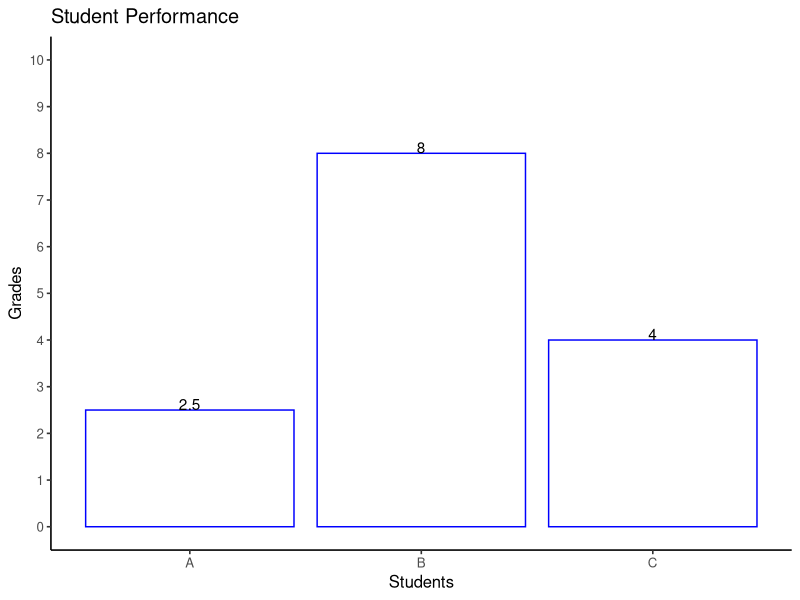
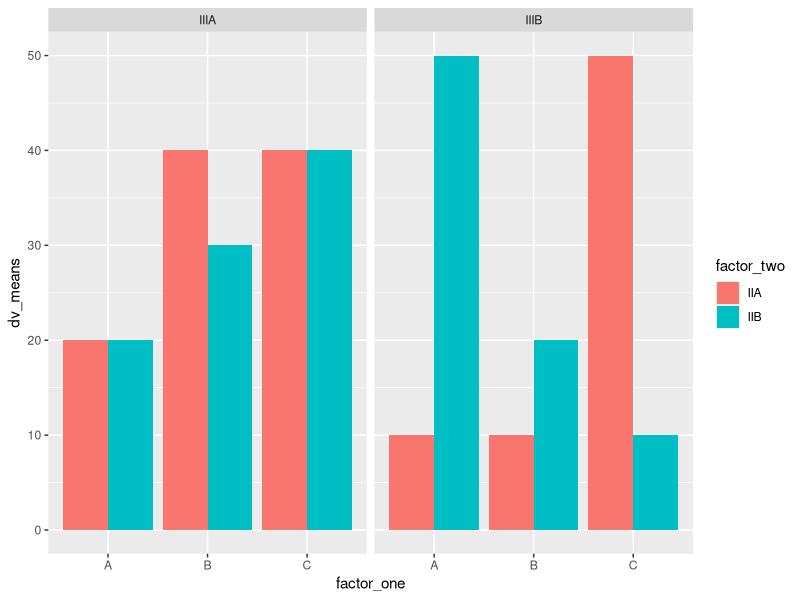

R code for these plots, in order: (Note: this script raises an error after producing the figures.)
## ---- chunk 1
##Make vectors before, then tibble, then GGPLOT
library(tidyverse)

grades <- c(2.5, 8, 4)
students <- c("A" , "B", "C")
student_performance <- tibble(grades, students)

# alternate Syntax

student_performance2 <- tibble(
  grades = c(2.5, 8, 4),
  students =c("A","B","C")
 
)
#this has a Y limiter
ggplot(data=student_performance, aes(x=students, y=grades))+
  geom_bar(stat= "identity", fill = "white" , color = "blue")+
  scale_y_continuous(breaks = 0:10,limits = c(0,10))+
  theme_classic(base_size = 12) +
  geom_text(label = grades, position = position_dodge(width =.9) , vjust = .001)+
  xlab("Students")+
  ylab("Grades")+
  ggtitle("Student Performance")

## ---- chunk 2
factor_one <- rep(rep(as.factor(c("A", "B", "C")), 2), 2)
factor_two <- rep(rep(as.factor(c("IIA", "IIB")), 3), 2)
factor_three <- rep(as.factor(c("IIIA", "IIIB")), each = 6)
dv_means <- c(20, 30, 40, 20, 40, 40,
          	10, 20, 50, 50, 10, 10)
dv_SEs   <- c(4, 3.4, 4, 3, 2, 4,
          	1, 2, 1, 2, 3, 2)
plot_df <- data.frame(factor_one,
                  	factor_two,
                  	factor_three,
                  	dv_means,
                  	dv_SEs)

# basic bar graph

ggplot(plot_df,
   	aes(
     	x = factor_one,
     	y = dv_means,
     	group = factor_two,
     	fill = factor_two
   	)) +
  geom_bar(stat = "identity", position = "dodge") +
  facet_wrap( ~ factor_three)
## ---- chunk 3
#load libraries
library(tidyverse)

#load the data
review_data <- rio::import("review_data.csv")

## ---- chunk 4
#Get number of reviews per year

reviews_by_year <- review_data %>%
  group_by(year) %>%
  summarize(counts = n())

#ggplot(data = reviews_by_year, mapping = aes(x=year, y=counts))
#ggplot(reviews_by_year, aes(x=year, y=counts))

# plot
ggplot(data = reviews_by_year, mapping = aes(x=year, y=counts))+
  geom_bar(stat= "identity",fill="white",color="black")+
  scale_x_continuous(breaks = 1999:2018)+
  theme(axis.text.x = element_text(angle = 85, vjust = 1, hjust=1))+
  xlab("")+
  ylab("")+
  ggtitle("Number of reviews per year",
          subtitle = "1999 to 2018")+
  theme(
    panel.background = element_rect(fill = "lightgrey",
                                colour = "lightgrey",
                                linewidth = 0.5, linetype = "solid"),
    panel.grid.major=element_line(colour="black",linewidth = .05),
    panel.grid.minor=element_line(colour="lightgrey"))

## ---- chunk 5
# Create dataframe
a <- c(1:8)
b <- c(4, 3, 4, 3, 2, 1, 2, 3)
plot_df <- data.frame(a, b)

# basic scatterplot
ggplot(plot_df, aes(x = a, y = b)) +
  geom_point()+
  coord_cartesian(xlim = c(0, 7), ylim = c(0, 10)) +
  xlab("Day") +
  ylab("Time spent") +
  ggtitle("Minutes Spent Day Dreaming")
